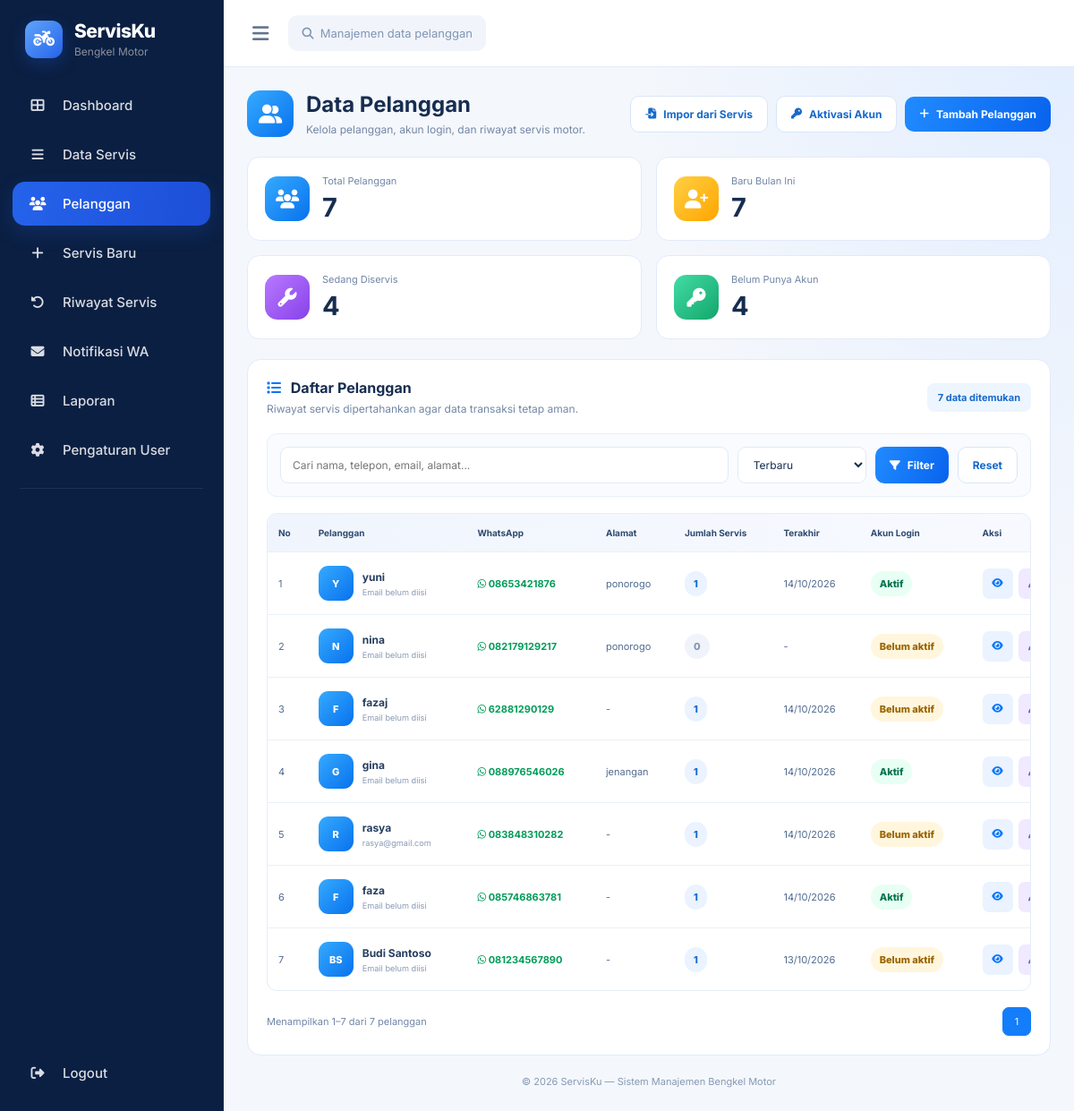
The app's page /pelanggan.php (signed in) with its own data.
### tables this page shows
CREATE TABLE `pelanggan` (
  `id` int(11) NOT NULL,
  `nama` varchar(100) NOT NULL,
  `telepon` varchar(20) NOT NULL,
  `email` varchar(100) DEFAULT NULL,
  `alamat` text DEFAULT NULL,
  `catatan` text DEFAULT NULL,
  `created_at` timestamp NOT NULL DEFAULT current_timestamp(),
  `updated_at` timestamp NOT NULL DEFAULT current_timestamp() ON UPDATE current_timestamp(),
  `password` varchar(255) DEFAULT NULL
);

### pelanggan.php (the view, shortened to what this page needs)
<?php
require_once __DIR__ . '/config/koneksi.php';
$pdo->setAttribute(PDO::ATTR_ERRMODE, PDO::ERRMODE_EXCEPTION);
function pelE($value): string
{
    return htmlspecialchars((string)($value ?? ''), ENT_QUOTES, 'UTF-8');
}
function pelHasColumn(PDO $pdo, string $table, string $column): bool
{
    $stmt = $pdo->prepare("
        SELECT COUNT(*)
        FROM information_schema.COLUMNS
        WHERE TABLE_SCHEMA = DATABASE()
          AND TABLE_NAME = ?
          AND COLUMN_NAME = ?
    ");
    $stmt->execute([$table, $column]);
    return (bool)$stmt->fetchColumn();
}
function pelInitial(string $name): string
{
    $words = preg_split('/\s+/u', trim($name));
    $result = '';
    foreach (array_slice($words ?: [], 0, 2) as $word) {
        $result .= function_exists('mb_substr')
            ? mb_substr($word, 0, 1, 'UTF-8')
            : substr($word, 0, 1);
    }
    return function_exists('mb_strtoupper')
        ? mb_strtoupper($result, 'UTF-8')
        : strtoupper($result);
}
function pelDate($value): string
{
    if (empty($value) || !strtotime((string)$value)) {
        return '-';
    }
    return date('d/m/Y', strtotime((string)$value));
}
$hasPassword = pelHasColumn($pdo, 'pelanggan', 'password');
$hasEmail = pelHasColumn($pdo, 'pelanggan', 'email');
$hasAlamat = pelHasColumn($pdo, 'pelanggan', 'alamat');
$hasCreatedAt = pelHasColumn($pdo, 'pelanggan', 'created_at');
$hasLink = pelHasColumn($pdo, 'servis', 'id_pelanggan');
$hasServisPhone = pelHasColumn($pdo, 'servis', 'telepon');
$hasServisDate = pelHasColumn($pdo, 'servis', 'tanggal_servis');
$hasServisCreated = pelHasColumn($pdo, 'servis', 'created_at');
$hasServisStatus = pelHasColumn($pdo, 'servis', 'status');
$servisDateColumn = $hasServisDate
    ? 'sv.tanggal_servis'
    : ($hasServisCreated ? 'sv.created_at' : 'NULL');
$pelangganDateColumn = $hasCreatedAt
    ? 'p.created_at'
    : 'NULL';
$conditions = [];
if ($hasLink) {
    $conditions[] = 'sv.id_pelanggan = p.id';
}
if ($hasServisPhone) {
    $phoneExpr = "
        REPLACE(
            REPLACE(
                REPLACE(
                    REPLACE(TRIM(sv.telepon), ' ', ''),
                    '-', ''
                ),
                '(', ''
            ),
            ')', ''
        )
    ";
    $pelPhoneExpr = "
        REPLACE(
            REPLACE(
                REPLACE(
                    REPLACE(TRIM(p.telepon), ' ', ''),
                    '-', ''
                ),
                '(', ''
            ),
            ')', ''
        )
    ";
    $conditions[] = "(
        $phoneExpr = $pelPhoneExpr
        OR (
            LEFT($phoneExpr, 1) = '0'
            AND CONCAT('62', SUBSTRING($phoneExpr, 2)) = $pelPhoneExpr
        )
        OR (
            LEFT($pelPhoneExpr, 1) = '0'
            AND CONCAT('62', SUBSTRING($pelPhoneExpr, 2)) = $phoneExpr
        )
        OR (
            LEFT($phoneExpr, 2) = '62'
            AND CONCAT('0', SUBSTRING($phoneExpr, 3)) = $pelPhoneExpr
        )
        OR (
            LEFT($pelPhoneExpr, 2) = '62'
            AND CONCAT('0', SUBSTRING($pelPhoneExpr, 3)) = $phoneExpr
        )
    )";
}
$joinCondition = $conditions
    ? '(' . implode(' OR ', $conditions) . ')'
    : '1 = 0';
$search = trim((string)($_GET['cari'] ?? ''));
$sort = (string)($_GET['urut'] ?? 'terbaru');
$orderOptions = [
    'terbaru' => $pelangganDateColumn . ' DESC, p.id DESC',
    'nama' => 'p.nama ASC',
    'servis' => 'jumlah_servis DESC, p.nama ASC',
    'terakhir' => 'terakhir_servis DESC, p.nama ASC'
];
$page = max(1, (int)($_GET['hal'] ?? 1));
$limit = 10;
$where = '';
$params = [];
$serviceJoin = $hasLink
    ? 'sv.id_pelanggan = p2.id'
    : '1 = 0';
if ($hasLink && $hasServisPhone) {
    $serviceJoin = "(
        sv.id_pelanggan = p2.id
        OR (
            (sv.id_pelanggan IS NULL OR sv.id_pelanggan = 0)
            AND $joinCondition
        )
    )";
} elseif (!$hasLink && $hasServisPhone) {
    $serviceJoin = $joinCondition;
}
$from = "
    FROM pelanggan p
    LEFT JOIN (
        SELECT
            p2.id AS pelanggan_id,
            COUNT(sv.id) AS jumlah_servis,
            MAX($servisDateColumn) AS terakhir_servis
        FROM pelanggan p2
        LEFT JOIN servis sv ON (
            " . str_replace(
                ['sv.', 'p.'],
                ['sv.', 'p2.'],
                $serviceJoin
            ) . "
        )
        GROUP BY p2.id
    ) s ON s.pelanggan_id = p.id
";
$totalStatement = $pdo->prepare(
    "SELECT COUNT(*) FROM pelanggan p $where"
);
$totalStatement->execute($params);
$total = (int)$totalStatement->fetchColumn();
$pages = max(1, (int)ceil($total / $limit));
$page = min($page, $pages);
$offset = ($page - 1) * $limit;
$emailSelect = $hasEmail ? 'p.email' : "'' AS email";
$alamatSelect = $hasAlamat ? 'p.alamat' : "'' AS alamat";
$createdSelect = $hasCreatedAt ? 'p.created_at' : 'NULL AS created_at';
$passwordSelect = $hasPassword ? 'p.password' : "NULL AS password";
$sql = "
    SELECT
        p.id,
        p.nama,
        p.telepon,
        $emailSelect,
        $alamatSelect,
        $createdSelect,
        $passwordSelect,
        COALESCE(s.jumlah_servis, 0) AS jumlah_servis,
        s.terakhir_servis
    $from
    $where
    ORDER BY {$orderOptions[$sort]}
    LIMIT $limit OFFSET $offset
";
$stmt = $pdo->prepare($sql);
$stmt->execute($params);
$rows = $stmt->fetchAll(PDO::FETCH_ASSOC);
$totalCustomers = (int)$pdo->query(
    'SELECT COUNT(*) FROM pelanggan'
)->fetchColumn();
$newMonth = $hasCreatedAt
    ? (int)$pdo->query("
        SELECT COUNT(*)
        FROM pelanggan
        WHERE YEAR(created_at) = YEAR(CURDATE())
          AND MONTH(created_at) = MONTH(CURDATE())
    ")->fetchColumn()
    : 0;
$active = 0;
if ($hasServisStatus) {
    $activeStmt = $pdo->query("
        SELECT COUNT(DISTINCT p.id)
        FROM pelanggan p
        JOIN servis sv ON $joinCondition
        WHERE sv.status IN ('Antre', 'Pengerjaan')
    ");
    $active = (int)$activeStmt->fetchColumn();
}
$pending = $hasPassword
    ? (int)$pdo->query("
        SELECT COUNT(*)
        FROM pelanggan
        WHERE password IS NULL OR password = ''
    ")->fetchColumn()
    : $totalCustomers;
?>
<!DOCTYPE html>
<html lang="id">
<head>
<link rel="stylesheet" href="https://cdnjs.cloudflare.com/ajax/libs/font-awesome/6.5.2/css/all.min.css">
</head>
<body>
<?php require_once __DIR__ . '/includes/sidebar.php'; ?>
<main class="main">
<header class="topbar">
    <button type="button" class="menu-toggle" id="menuToggle" aria-label="Buka menu">
        <i class="fa-solid fa-bars"></i>
    </button>
    <div class="top-search"><i class="fa-solid fa-magnifying-glass"></i> &nbsp;Manajemen data pelanggan</div>
</header>
<section class="content">
<div class="heading">
    <div class="heading-left">
        <div class="heading-icon"><i class="fa-solid fa-user-group"></i></div>
        <div>
            <h1>Data Pelanggan</h1>
            <p>Kelola pelanggan, akun login, dan riwayat servis motor.</p>
        </div>
    </div>
    <div class="heading-actions">
        <form method="POST">
            <button class="btn secondary" type="submit"><i class="fa-solid fa-file-import"></i> Impor dari Servis</button>
        </form>
        <a class="btn secondary" href="admin_aktivasi_pelanggan.php"><i class="fa-solid fa-key"></i> Aktivasi Akun</a>
        <a class="btn primary" href="tambah_pelanggan.php"><i class="fa-solid fa-plus"></i> Tambah Pelanggan</a>
    </div>
</div>
<div class="stats">
    <div class="stat"><div class="stat-icon blue"><i class="fa-solid fa-users"></i></div><div><p>Total Pelanggan</p><strong><?= $totalCustomers ?></strong></div></div>
    <div class="stat"><div class="stat-icon yellow"><i class="fa-solid fa-user-plus"></i></div><div><p>Baru Bulan Ini</p><strong><?= $newMonth ?></strong></div></div>
    <div class="stat"><div class="stat-icon purple"><i class="fa-solid fa-wrench"></i></div><div><p>Sedang Diservis</p><strong><?= $active ?></strong></div></div>
    <div class="stat"><div class="stat-icon green"><i class="fa-solid fa-key"></i></div><div><p>Belum Punya Akun</p><strong><?= $pending ?></strong></div></div>
</div>
<div class="panel">
    <div class="panel-head">
        <div>
            <h2><i class="fa-solid fa-list"></i> Daftar Pelanggan</h2>
            <p>Riwayat servis dipertahankan agar data transaksi tetap aman.</p>
        </div>
        <span class="count"><?= $total ?> data ditemukan</span>
    </div>
    <form method="GET" class="filters">
        <input type="search" name="cari" placeholder="Cari nama, telepon, email, alamat..." value="<?= pelE($search) ?>">
        <select name="urut">
            <option value="terbaru" <?= $sort === 'terbaru' ? 'selected' : '' ?>>Terbaru</option>
        </select>
        <button class="btn primary" type="submit"><i class="fa-solid fa-filter"></i> Filter</button>
        <a class="btn secondary" href="pelanggan.php">Reset</a>
    </form>
    <div class="table-wrap">
    <table>
        <thead>
        <tr>
            <th>No</th><th>Pelanggan</th><th>WhatsApp</th><th>Alamat</th>
            <th>Jumlah Servis</th><th>Terakhir</th><th>Akun Login</th><th>Aksi</th>
        </tr>
        </thead>
        <tbody>
        <?php foreach ($rows as $index => $row): ?>
        <tr>
            <td><?= $offset + $index + 1 ?></td>
            <td>
                <div class="cust">
                    <span class="avatar"><?= pelE(pelInitial((string)$row['nama'])) ?></span>
                    <span>
                        <strong><?= pelE($row['nama']) ?></strong>
                        <small><?= pelE($row['email'] ?: 'Email belum diisi') ?></small>
                    </span>
                </div>
            </td>
            <td>
                <?php $phone = preg_replace('/\D+/', '', (string)$row['telepon']); ?>
                <a class="wa" target="_blank" rel="noopener noreferrer" href="https://wa.me/<?= pelE($phone) ?>">
                    <i class="fa-brands fa-whatsapp"></i> <?= pelE($row['telepon']) ?>
                </a>
            </td>
            <td><?= pelE($row['alamat'] ?: '-') ?></td>
            <td><span class="pill <?= (int)$row['jumlah_servis'] === 0 ? 'gray' : '' ?>"><?= (int)$row['jumlah_servis'] ?></span></td>
            <td><?= pelE(pelDate($row['terakhir_servis'])) ?></td>
            <td>
                <?php if ($hasPassword && !empty($row['password'])): ?>
                    <span class="pill ok">Aktif</span>
                <?php else: ?>
                    <span class="pill warn">Belum aktif</span>
                <?php endif; ?>
            </td>
            <td>
                <div class="actions">
                    <a class="action view" title="Detail" href="detail_pelanggan.php?id=<?= (int)$row['id'] ?>"><i class="fa-solid fa-eye"></i></a>
                    <a class="action edit" title="Edit" href="edit_pelanggan.php?id=<?= (int)$row['id'] ?>"><i class="fa-solid fa-pen"></i></a>
                </div>
            </td>
        </tr>
        <?php endforeach; ?>
        </tbody>
    </table>
    </div>
    <?php if ($total > 0): ?>
    <div class="pagination">
        <span>Menampilkan <?= $offset + 1 ?>–<?= $offset + count($rows) ?> dari <?= $total ?> pelanggan</span>
        <div class="pages">
            <?php for ($number = max(1, $page - 2); $number <= min($pages, $page + 2); $number++): ?>
                <?php if ($number === $page): ?>
                    <span class="current"><?= $number ?></span>
                <?php else: ?>
                    <a href="<?= pelE(pelUrl($number, $search, $sort)) ?>"><?= $number ?></a>
                <?php endif; ?>
            <?php endfor; ?>
        </div>
    </div>
    <?php endif; ?>
</div>
<div class="footer">&copy; <?= date('Y') ?> ServisKu — Sistem Manajemen Bengkel Motor</div>
</section>
</main>
</body>
</html>

### sidebar.php (style rules this page uses)
:root { --sidebar-width: 250px; --sb-bg: #0b1f42; --sb-text: #d9dce3; --sb-orange: #2563eb; }
* { box-sizing: border-box; }

### records on screen
pelanggan: index "1", nama "Y", nama "yuni", email "Email belum diisi", telepon "08653421876", alamat "ponorogo", jumlah_servis "1", terakhir_servis "14/10/2026", shows "Aktif"
pelanggan: index "2", nama "N", nama "nina", email "Email belum diisi", telepon "082179129217", alamat "ponorogo", jumlah_servis "0", terakhir_servis "-", shows "Belum aktif"
pelanggan: index "3", nama "F", nama "fazaj", email "Email belum diisi", telepon "62881290129", alamat "-", jumlah_servis "1", terakhir_servis "14/10/2026", shows "Belum aktif"
pelanggan: index "4", nama "G", nama "gina", email "Email belum diisi", telepon "088976546026", alamat "jenangan", jumlah_servis "1", terakhir_servis "14/10/2026", shows "Aktif"
pelanggan: index "5", nama "R", nama "rasya", email "rasya@gmail.com", telepon "083848310282", alamat "-", jumlah_servis "1", terakhir_servis "14/10/2026", shows "Belum aktif"
pelanggan: index "6", nama "F", nama "faza", email "Email belum diisi", telepon "085746863781", alamat "-", jumlah_servis "1", terakhir_servis "14/10/2026", shows "Aktif"
pelanggan: index "7", nama "BS", nama "Budi Santoso", email "Email belum diisi", telepon "081234567890", alamat "-", jumlah_servis "1", terakhir_servis "13/10/2026", shows "Belum aktif"

### other values on screen
$menu['label'] "Dashboard"
$menu['label'] "Data Servis"
$menu['label'] "Pelanggan"
$menu['label'] "Servis Baru"
$menu['label'] "Riwayat Servis"
$menu['label'] "Notifikasi WA"
$menu['label'] "Laporan"
$menu['label'] "Pengaturan User"
$totalCustomers "7"
$newMonth "7"
$active "4"
$pending "4"
$total "7"
$offset + 1 "1"
$offset + count($rows) "7"
